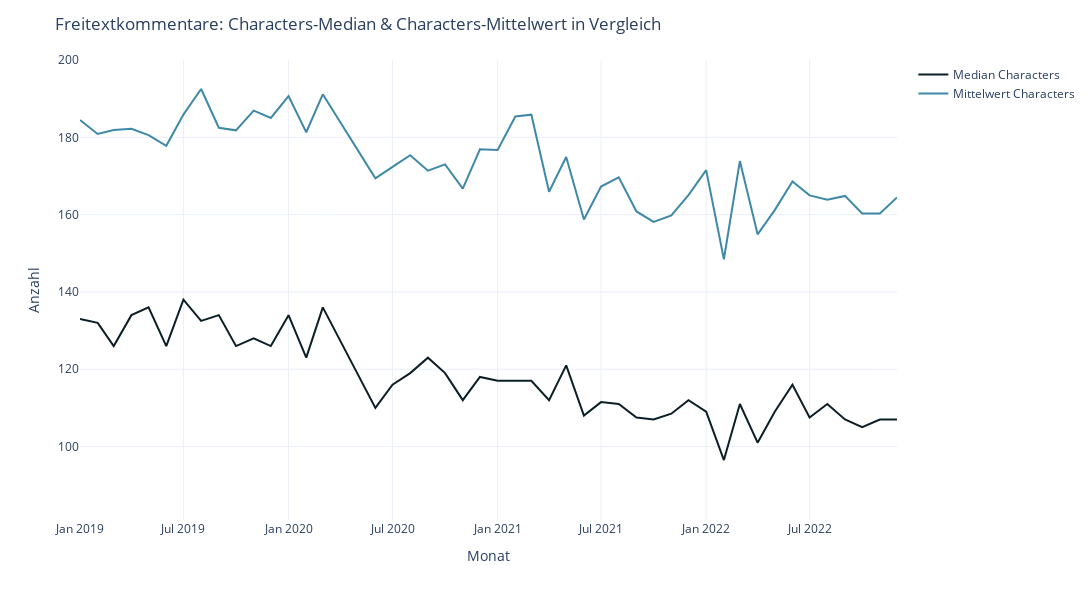

The code cell stored with this chart in its notebook:
### Code cell
fig = px.line(df_text_character_counts_month,
              x="yearmonth",
              y=['Median Characters','Mittelwert Characters'],
              color_discrete_sequence=color_discrete_sequence,
              template=template)
fig.update_layout(
    title="Freitextkommentare: Characters-Median & Characters-Mittelwert in Vergleich",
    yaxis_title='Anzahl',
    xaxis_title='Monat',
    width=1200, 
    height=600,
    legend_title="")
fig.update_traces(line_width=2)
fig.update_yaxes(range=(81,200))



fig.show()

pio.write_image(fig,"images/fig-Characters-median-mittelwert.svg") #save fig as svg

### Figure 1 — Plotly figure (JSON) as saved in the notebook; plotly's stock layout.template omitted (floating-point values rounded to 4 significant figures)
{"data": [{"hovertemplate": "variable=Median Characters<br>yearmonth=%{x}<br>value=%{y}<extra></extra>", "legendgroup": "Median Characters", "line": {"color": "#0B1F26", "dash": "solid", "width": 2}, "marker": {"symbol": "circle"}, "mode": "lines", "name": "Median Characters", "orientation": "v", "showlegend": true, "type": "scatter", "x": ["2019-01-01T00:00:00", "2019-02-01T00:00:00", "2019-03-01T00:00:00", "2019-04-01T00:00:00", "2019-05-01T00:00:00", "2019-06-01T00:00:00", "2019-07-01T00:00:00", "2019-08-01T00:00:00", "2019-09-01T00:00:00", "2019-10-01T00:00:00", "2019-11-01T00:00:00", "2019-12-01T00:00:00", "2020-01-01T00:00:00", "2020-02-01T00:00:00", "2020-03-01T00:00:00", "2020-06-01T00:00:00", "2020-07-01T00:00:00", "2020-08-01T00:00:00", "2020-09-01T00:00:00", "2020-10-01T00:00:00", "2020-11-01T00:00:00", "2020-12-01T00:00:00", "2021-01-01T00:00:00", "2021-02-01T00:00:00", "2021-03-01T00:00:00", "2021-04-01T00:00:00", "2021-05-01T00:00:00", "2021-06-01T00:00:00", "2021-07-01T00:00:00", "2021-08-01T00:00:00", "2021-09-01T00:00:00", "2021-10-01T00:00:00", "2021-11-01T00:00:00", "2021-12-01T00:00:00", "2022-01-01T00:00:00", "2022-02-01T00:00:00", "2022-03-01T00:00:00", "2022-04-01T00:00:00", "2022-05-01T00:00:00", "2022-06-01T00:00:00", "2022-07-01T00:00:00", "2022-08-01T00:00:00", "2022-09-01T00:00:00", "2022-10-01T00:00:00", "2022-11-01T00:00:00", "2022-12-01T00:00:00"], "xaxis": "x", "y": [133, 132, 126, 134, 136, 126, 138, 132.5, 134, 126, 128, 126, 134, 123, 136, 110, 116, 119, 123, 119, 112, 118, 117, 117, 117, 112, 121, 108, 111.5, 111, 107.5, 107, 108.5, 112, 109, 96.5, 111, 101, 109, 116, 107.5, 111, 107, 105, 107, 107], "yaxis": "y"}, {"hovertemplate": "variable=Mittelwert Characters<br>yearmonth=%{x}<br>value=%{y}<extra></extra>", "legendgroup": "Mittelwert Characters", "line": {"color": "#3F89A6", "dash": "solid", "width": 2}, "marker": {"symbol": "circle"}, "mode": "lines", "name": "Mittelwert Characters", "orientation": "v", "showlegend": true, "type": "scatter", "x": ["2019-01-01T00:00:00", "2019-02-01T00:00:00", "2019-03-01T00:00:00", "2019-04-01T00:00:00", "2019-05-01T00:00:00", "2019-06-01T00:00:00", "2019-07-01T00:00:00", "2019-08-01T00:00:00", "2019-09-01T00:00:00", "2019-10-01T00:00:00", "2019-11-01T00:00:00", "2019-12-01T00:00:00", "2020-01-01T00:00:00", "2020-02-01T00:00:00", "2020-03-01T00:00:00", "2020-06-01T00:00:00", "2020-07-01T00:00:00", "2020-08-01T00:00:00", "2020-09-01T00:00:00", "2020-10-01T00:00:00", "2020-11-01T00:00:00", "2020-12-01T00:00:00", "2021-01-01T00:00:00", "2021-02-01T00:00:00", "2021-03-01T00:00:00", "2021-04-01T00:00:00", "2021-05-01T00:00:00", "2021-06-01T00:00:00", "2021-07-01T00:00:00", "2021-08-01T00:00:00", "2021-09-01T00:00:00", "2021-10-01T00:00:00", "2021-11-01T00:00:00", "2021-12-01T00:00:00", "2022-01-01T00:00:00", "2022-02-01T00:00:00", "2022-03-01T00:00:00", "2022-04-01T00:00:00", "2022-05-01T00:00:00", "2022-06-01T00:00:00", "2022-07-01T00:00:00", "2022-08-01T00:00:00", "2022-09-01T00:00:00", "2022-10-01T00:00:00", "2022-11-01T00:00:00", "2022-12-01T00:00:00"], "xaxis": "x", "y": [184.5, 180.8, 181.9, 182.2, 180.6, 177.8, 185.9, 192.5, 182.5, 181.8, 186.9, 185.0, 190.6, 181.3, 191.1, 169.4, 172.3, 175.4, 171.4, 173.0, 166.7, 176.9, 176.7, 185.4, 185.9, 165.9, 174.9, 158.7, 167.3, 169.7, 160.8, 158.1, 159.8, 165.1, 171.5, 148.5, 173.9, 154.9, 161.2, 168.6, 165.0, 163.8, 164.8, 160.3, 160.3, 164.5], "yaxis": "y"}], "layout": {"height": 600, "legend": {"title": {"text": ""}, "tracegroupgap": 0}, "margin": {"t": 60}, "title": {"text": "Freitextkommentare: Characters-Median & Characters-Mittelwert in Vergleich"}, "width": 1200, "xaxis": {"anchor": "y", "domain": [0, 1], "title": {"text": "Monat"}}, "yaxis": {"anchor": "x", "domain": [0, 1], "range": [81, 200], "title": {"text": "Anzahl"}}}}
